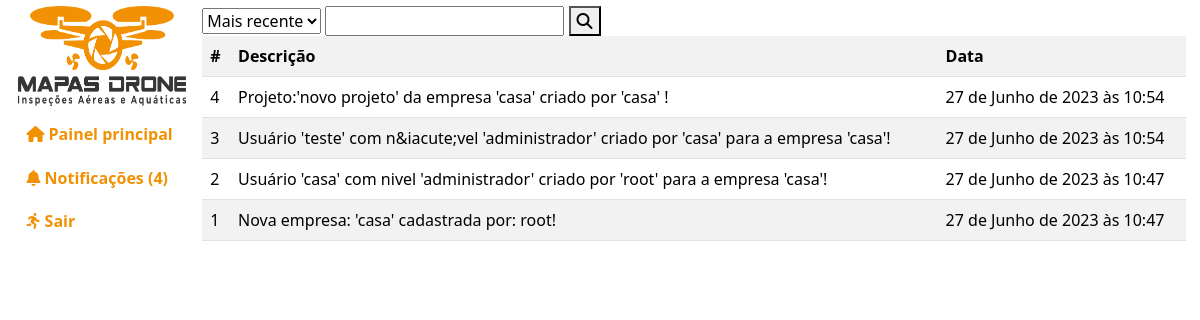
The page /administracao/notificacoes/ (signed in) on the database as committed earlier.
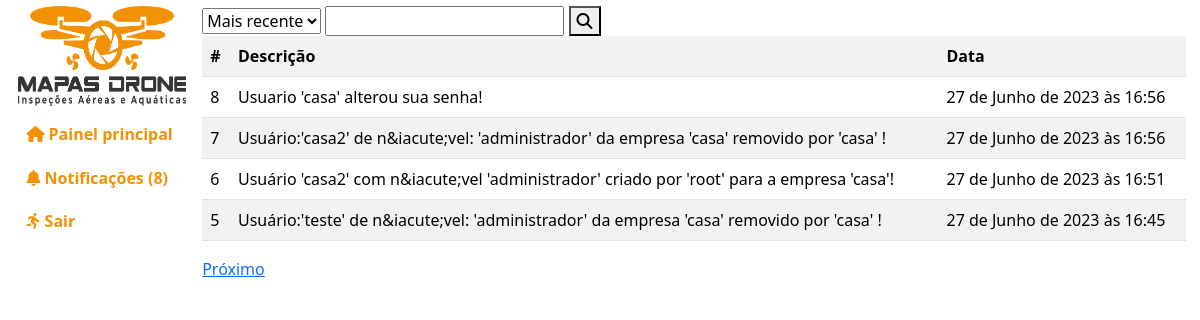
The same page on the database as committed later.
### empresa/models.py (models this page shows, shortened)
class Notificacoes(models.Model):
    descricao = models.TextField(default="")
    visto = models.BooleanField(default=0)
    data = models.DateTimeField(default=timezone.now)
    class Meta:
        db_table = "notificacoes"
        verbose_name = "Notificacao"
        verbose_name_plural = "Notificacoes"
        ordering = ["-id"]

### administracao/views.py (the view)
# urls.py: path("notificacoes/", views.notificacoes),
def notificacoes(request):
    if request.user.is_authenticated:
        if not request.user.is_superuser:
            notificacoes = pega_notificacoes()
        else:
            notificacoes = pega_notificacoes()
        if request.method == "POST":
            if request.POST.get("pesquisa"):
                notificacoes = notificacoes.filter(
                    descricao__contains=request.POST.get("pesquisa"))
            if request.POST.get("ordem") == '2':
                notificacoes = notificacoes.order_by("id")
        pages = paginacao(request, data=notificacoes, qtd_pagina=4)
        update_notificacoes(notificacoes)
        context = {"notificacoes": notificacoes, "pages": pages}
        return render(request, "administracao/public/notificacoes.html", context)
    return redirect("/")

### administracao/views.py (called while the page is built)
def pega_notificacoes(ordem="last"):
    notificacoes = Notificacoes.objects.all()
    return notificacoes

def update_notificacoes(notificacoes):
    for n in notificacoes:
        up = Notificacoes.objects.filter(id=n.id)
        up.update(visto=1)

### index/funcoes.py (called while the page is built)
def paginacao(request, data, qtd_pagina):
    paginacao = Paginator(data, qtd_pagina)
    page_num = request.GET.get('page')
    page = paginacao.get_page(page_num)
    return page

### templates/administracao/public/notificacoes.html (shortened to what this page needs)
{% extends 'base.html' %}
{% load static %}
{% load django_bootstrap5 %}
{% block css %}
<link rel="stylesheet" href="{% static 'index/css/administracao.css' %}">
{% endblock %}
{% block ld %}
{% if notificacoes %}
<div class="filtro">
    <form action="" method="post">
        <select name="ordem" id="ordem">
            <option value="1">Mais recente</option>
        </select>
        <input type="search" name="pesquisa" id="pesquisa" />
        <button>
            <i class="fa-solid fa-magnifying-glass"></i>
        </button>
    </form>
</div>
<table class="table table-striped">
    <tr>
        <th>#</th>
        <th>Descri&ccedil;&atilde;o</th>
        <th>Data</th>
    </tr>
    {% for page in pages %}
        <tr>
            <td>{{page.id}}</td>
            <td>{{page.descricao}}</td>
            <td>{{page.data}}</td>
        </tr>
    {% endfor %}
</table>
{% if pages.has_next %}
<a href="?page={{pages.next_page_number}}">Pr&oacute;ximo</a>
{% endif %}
{% else %}
<div class="alert alert-danger">Sem notifica&ccedil;&otilde;es</div>
{% endif %}
{% endblock %}

Rows that differ between the two databases and show on the page:
no longer on this page (row unchanged): Notificacoes: id "4", descricao "Projeto:'novo projeto' da empresa 'casa' criado por 'casa' !", data "27 de Junho de 2023 às 10:54"
no longer on this page (row unchanged): Notificacoes: id "3", descricao "Usuário 'teste' com n&iacute;vel 'administrador' criado por 'casa' para a empresa 'casa'!", data "27 de Junho de 2023 às 10:54"
no longer on this page (row unchanged): Notificacoes: id "2", descricao "Usuário 'casa' com nivel 'administrador' criado por 'root' para a empresa 'casa'!", data "27 de Junho de 2023 às 10:47"
no longer on this page (row unchanged): Notificacoes: id "1", descricao "Nova empresa: 'casa' cadastrada por: root!", data "27 de Junho de 2023 às 10:47"
added Notificacoes: id "8", descricao "Usuario 'casa' alterou sua senha!", data "27 de Junho de 2023 às 16:56"
added Notificacoes: id "7", descricao "Usuário:'casa2' de n&iacute;vel: 'administrador' da empresa 'casa' removido por 'casa' !", data "27 de Junho de 2023 às 16:56"
added Notificacoes: id "6", descricao "Usuário 'casa2' com n&iacute;vel 'administrador' criado por 'root' para a empresa 'casa'!", data "27 de Junho de 2023 às 16:51"
added Notificacoes: id "5", descricao "Usuário:'teste' de n&iacute;vel: 'administrador' da empresa 'casa' removido por 'casa' !", data "27 de Junho de 2023 às 16:45"
Other text that changed with them:
{{ notificacoes|length }}: "4" → "8"
text now shown: "Próximo"
